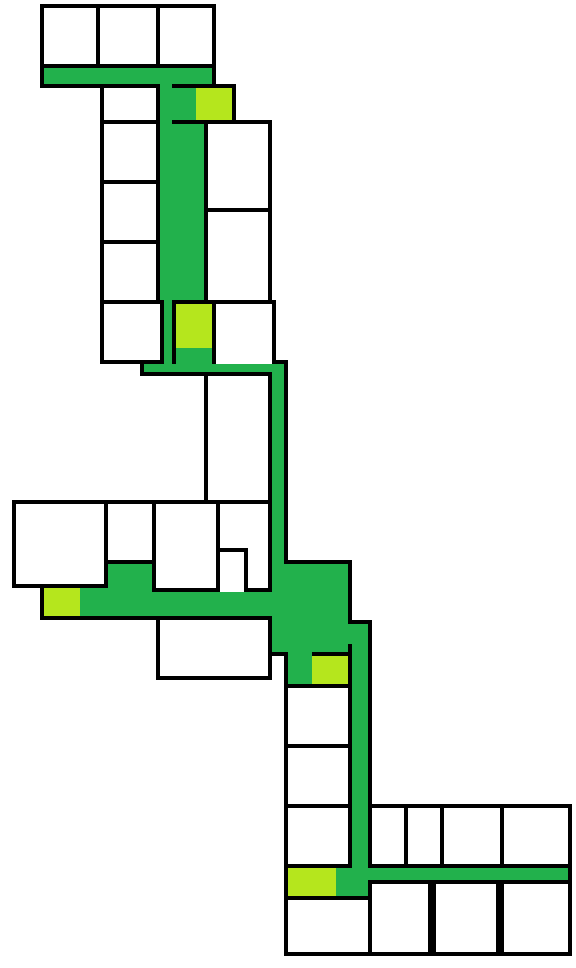

Below is a game level as drawn by its tile map, then a one-line description and the .tmx that defines it (tile-layer data replaced by summaries):
An orthogonal 144x242 tile map with 4x4 px tiles, 13 tile layers (sol, COULOIR_A, COULOIR_B, COULOIR_N, ...).

<map version="1.10" tiledversion="1.11.2" orientation="orthogonal" renderorder="right-down" width="144" height="242" tilewidth="4" tileheight="4" infinite="0" nextlayerid="24" nextobjectid="8">
 <tileset firstgid="1" source="4X12.tsx" />
 <layer id="1" name="sol" width="144" height="242" locked="1">
  <data>[34848 cells, 34848 non-empty, 1 distinct tile ids]</data>
 </layer>
 <layer id="13" name="COULOIR_A" width="144" height="242" locked="1">
  <data>[34848 cells, 168 non-empty, 1 distinct tile ids]</data>
 </layer>
 <layer id="14" name="COULOIR_B" width="144" height="242" locked="1">
  <data>[34848 cells, 594 non-empty, 1 distinct tile ids]</data>
 </layer>
 <layer id="15" name="COULOIR_N" width="144" height="242" locked="1">
  <data>[34848 cells, 440 non-empty, 1 distinct tile ids]</data>
 </layer>
 <layer id="16" name="COULOIR_C" width="144" height="242" locked="1">
  <data>[34848 cells, 372 non-empty, 1 distinct tile ids]</data>
 </layer>
 <layer id="17" name="COULOIR_D" width="144" height="242" locked="1">
  <data>[34848 cells, 581 non-empty, 1 distinct tile ids]</data>
 </layer>
 <layer id="18" name="COULOIR_E" width="144" height="242" locked="1">
  <data>[34848 cells, 150 non-empty, 1 distinct tile ids]</data>
 </layer>
 <layer id="19" name="ESCALIER_1" width="144" height="242" locked="1">
  <data>[34848 cells, 72 non-empty, 1 distinct tile ids]</data>
 </layer>
 <layer id="20" name="ESCALIER_2" width="144" height="242" locked="1">
  <data>[34848 cells, 99 non-empty, 1 distinct tile ids]</data>
 </layer>
 <layer id="21" name="ESCALIER_3" width="144" height="242" locked="1">
  <data>[34848 cells, 63 non-empty, 1 distinct tile ids]</data>
 </layer>
 <layer id="22" name="ESCALIER_4" width="144" height="242" locked="1">
  <data>[34848 cells, 63 non-empty, 1 distinct tile ids]</data>
 </layer>
 <layer id="23" name="ESCALIER_8" width="144" height="242" locked="1">
  <data>[34848 cells, 84 non-empty, 1 distinct tile ids]</data>
 </layer>
 <layer id="3" name="murs" width="144" height="242" locked="1">
  <data>[34848 cells, 1829 non-empty, 1 distinct tile ids]</data>
 </layer>
</map>
